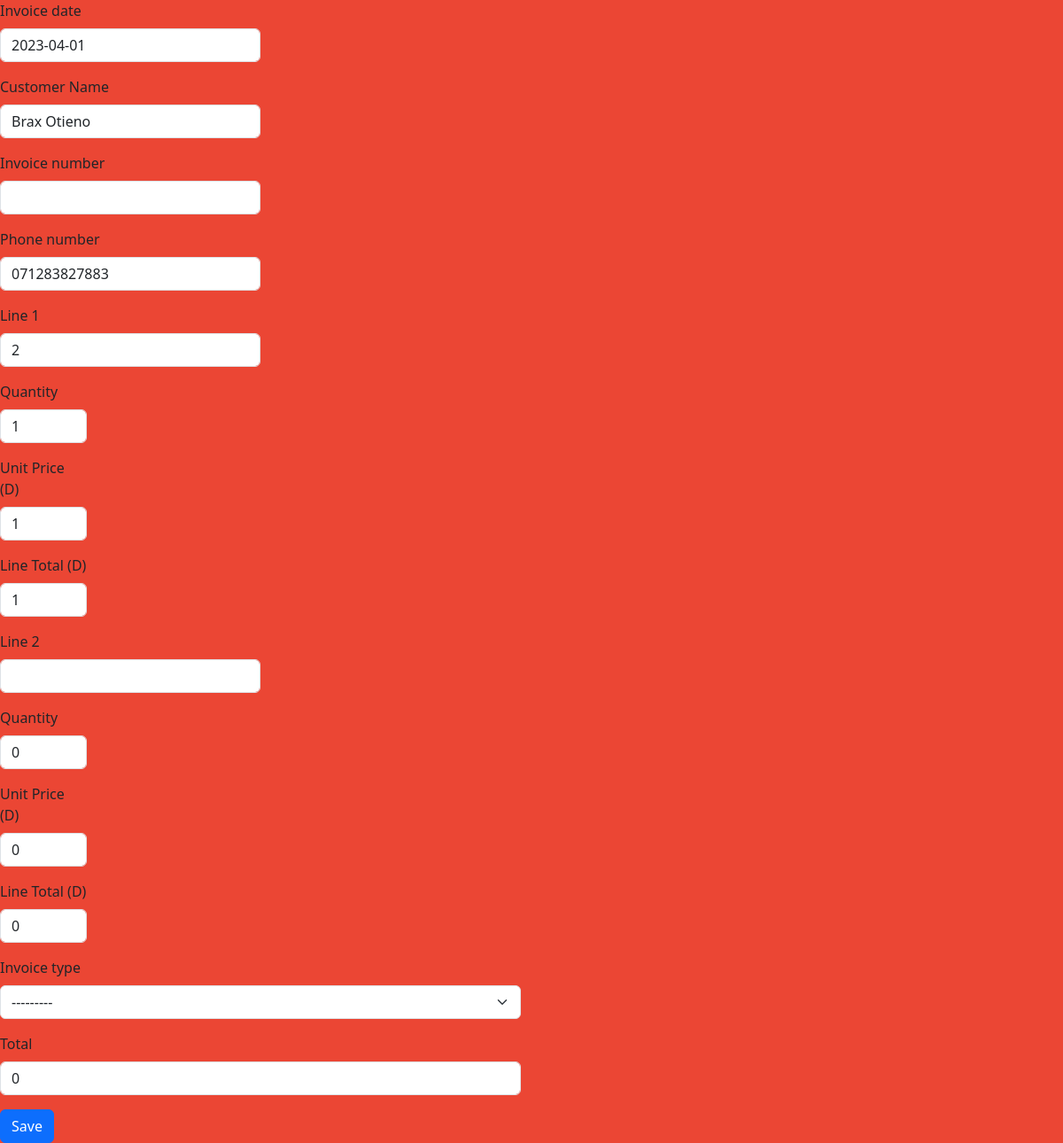
The app's page /update_invoice/1/ with its own data.
### invoicemgmt/models.py (models this page shows, shortened)
class Invoice(models.Model):
    comments = models.TextField(
        max_length=3000, default='', blank=True, null=True)
    invoice_number = models.IntegerField(blank=True, null=True)
    invoice_date = models.DateField(
        auto_now_add=False, auto_now=False, blank=True, null=True)
    name = models.CharField('Customer Name', max_length=120,
                            default='', blank=True, null=True)
    line_one = models.CharField(
        'Line 1', max_length=120, default='', blank=True, null=True)
    line_one_quantity = models.IntegerField(
        'Quantity', default=0, blank=True, null=True)
    line_one_unit_price = models.IntegerField(
        'Unit Price (D)', default=0, blank=True, null=True)
    line_one_total_price = models.IntegerField(
        'Line Total (D)', default=0, blank=True, null=True)
    line_two = models.CharField(
        'Line 2', max_length=120, default='', blank=True, null=True)
    line_two_quantity = models.IntegerField(
        'Quantity', default=0, blank=True, null=True)
    line_two_unit_price = models.IntegerField(
        'Unit Price (D)', default=0, blank=True, null=True)
    line_two_total_price = models.IntegerField(
        'Line Total (D)', default=0, blank=True, null=True)
    line_three = models.CharField(
        'Line 3', max_length=120, default='', blank=True, null=True)
    line_three_quantity = models.IntegerField(
        'Quantity', default=0, blank=True, null=True)
    line_three_unit_price = models.IntegerField(
        'Unit Price (D)', default=0, blank=True, null=True)
    line_three_total_price = models.IntegerField(
        'Line Total (D)', default=0, blank=True, null=True)
    line_four = models.CharField(
        'Line 4', max_length=120, default='', blank=True, null=True)
    line_four_quantity = models.IntegerField(
        'Quantity', default=0, blank=True, null=True)
    line_four_unit_price = models.IntegerField(
        'Unit Price (D)', default=0, blank=True, null=True)
    line_four_total_price = models.IntegerField(
        'Line Total (D)', default=0, blank=True, null=True)
    line_five = models.CharField(
        'Line 5', max_length=120, default='', blank=True, null=True)
    line_five_quantity = models.IntegerField(
        'Quantity', default=0, blank=True, null=True)
    line_five_unit_price = models.IntegerField(
        'Unit Price (D)', default=0, blank=True, null=True)
    line_five_total_price = models.IntegerField(
        'Line Total (D)', default=0, blank=True, null=True)
    phone_number = models.CharField(
        max_length=120, default='', blank=True, null=True)
    total = models.IntegerField(default='0', blank=True, null=True)
    balance = models.IntegerField(default='0', blank=True, null=True)
    timestamp = models.DateTimeField(auto_now_add=True, auto_now=False)
    last_updated = models.DateTimeField(
        auto_now_add=False, auto_now=True, blank=True)
    paid = models.BooleanField(default=False)
    invoice_type_choice = (
        ('Receipt', 'Receipt'),
        ('Proforma Invoice', 'Proforma Invoice'),
        ('Invoice', 'Invoice'),
    )
    invoice_type = models.CharField(
        max_length=50, default='', blank=True, null=True, choices=invoice_type_choice)

### invoicemgmt/views.py (the view)
# urls.py: path('update_invoice/<str:pk>/', views.update_invoice, name="update_invoice"),
def update_invoice(request, pk):
    queryset = Invoice.objects.get(id=pk)
    form = InvoiceUpdateForm(instance=queryset)
    if request.method == 'POST':
        form = InvoiceUpdateForm(request.POST, instance=queryset)
        if form.is_valid():
            form.save()
            return redirect('/list_invoice')
    context = {
        'form': form
    }
    return render(request, 'add_invoice.html', context)

### invoicemgmt/forms.py (shortened to what this page needs)
class InvoiceUpdateForm(forms.ModelForm):
    class Meta:
        model = Invoice
        fields = ['name', 'phone_number', 'invoice_date', 'invoice_number',
                  'line_one', 'line_one_quantity', 'line_one_unit_price', 'line_one_total_price',
                  'line_two', 'line_two_quantity', 'line_two_unit_price', 'line_two_total_price',
                  'line_three', 'line_three_quantity', 'line_three_unit_price', 'line_three_total_price',
                  'line_four', 'line_four_quantity', 'line_four_unit_price', 'line_four_total_price',
                  'line_five', 'line_five_quantity', 'line_five_unit_price', 'line_five_total_price',
                  'total', 'paid', 'invoice_type'
                  ]

### templates/add_invoice.html (shortened to what this page needs)
{% load static %} {% load crispy_forms_tags %}
<!DOCTYPE html>
<html>
  <head>
    <link
      href="https://cdn.jsdelivr.net/npm/bootstrap@5.3.0-alpha2/dist/css/bootstrap.min.css"
      rel="stylesheet"
    />
    <link href="{% static 'css/stylesheet.css' %}" rel="stylesheet" />
  </head>
  <body>
    <div class="myForm">
      <form method="POST" action="">
        <div class="row">
          <div class="col-sm-6">
            <div class="form-row">
              <div class="form-group col-md-6">
                {{ form.invoice_date|as_crispy_field }}
                {{form.name|as_crispy_field }}
              </div>
              <div class="form-group col-md-6">
                {{form.invoice_number|as_crispy_field }}
                {{form.phone_number|as_crispy_field }}
              </div>
            </div>
            <div class="form-row">
              <div class="form-group col-md-6">
                {{ form.line_one|as_crispy_field }}
              </div>
              <div class="form-group col-md-2">
                {{ form.line_one_quantity|as_crispy_field }}
              </div>
              <div class="form-group col-md-2">
                {{ form.line_one_unit_price|as_crispy_field }}
              </div>
              <div class="form-group col-md-2">
                {{ form.line_one_total_price|as_crispy_field }}
              </div>
            </div>
            <div class="form-row">
              <div class="form-group col-md-6">
                {{ form.line_two|as_crispy_field }}
              </div>
              <div class="form-group col-md-2">
                {{ form.line_two_quantity|as_crispy_field }}
              </div>
              <div class="form-group col-md-2">
                {{ form.line_two_unit_price|as_crispy_field }}
              </div>
              <div class="form-group col-md-2">
                {{ form.line_two_total_price|as_crispy_field }}
              </div>
            </div>
            <div class="form-row">
              <div class="form-group col-md-12">
                {{ form.invoice_type|as_crispy_field }}
              </div>
              <div class="form-group col-md-12">
                {{ form.total|as_crispy_field }}
              </div>
            </div>
            <button type="submit" class="btn btn-primary">Save</button>
          </div>
        </div>
      </form>
    </div>
  </body>
</html>

### static/css/stylesheet.css (style rules this page uses)
body { background-color: #eb4634; }

### records on screen
Invoice: invoice_date "2023-04-01", name "Brax Otieno", phone_number "071283827883", line_one "2", line_one_quantity "1", line_one_unit_price "1", line_one_total_price "1", line_two_quantity "0", line_two_unit_price "0", line_two_total_price "0", invoice_type "---------", total "0"
